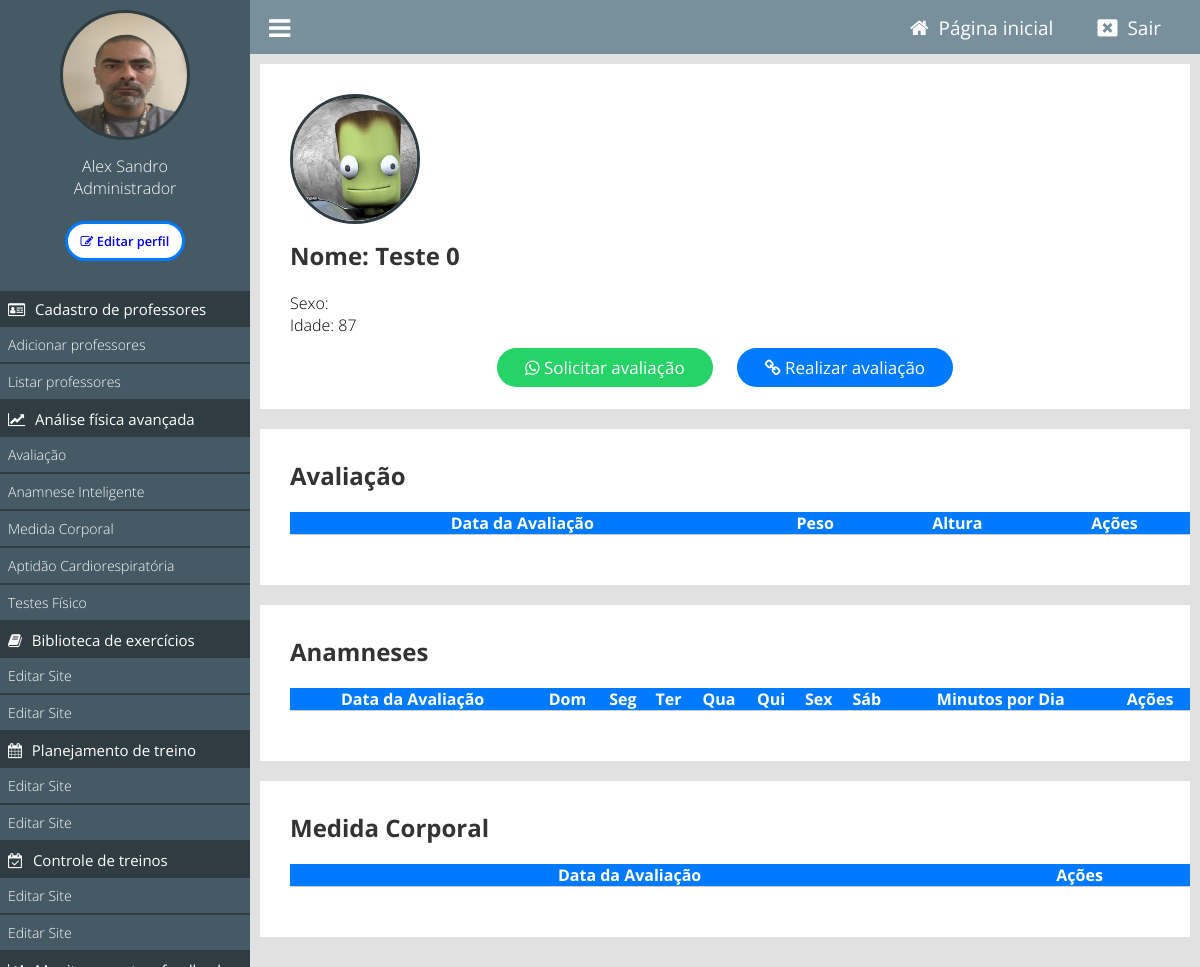
Before: /painel/listar-afa?id=19 (signed in) with the older database file.
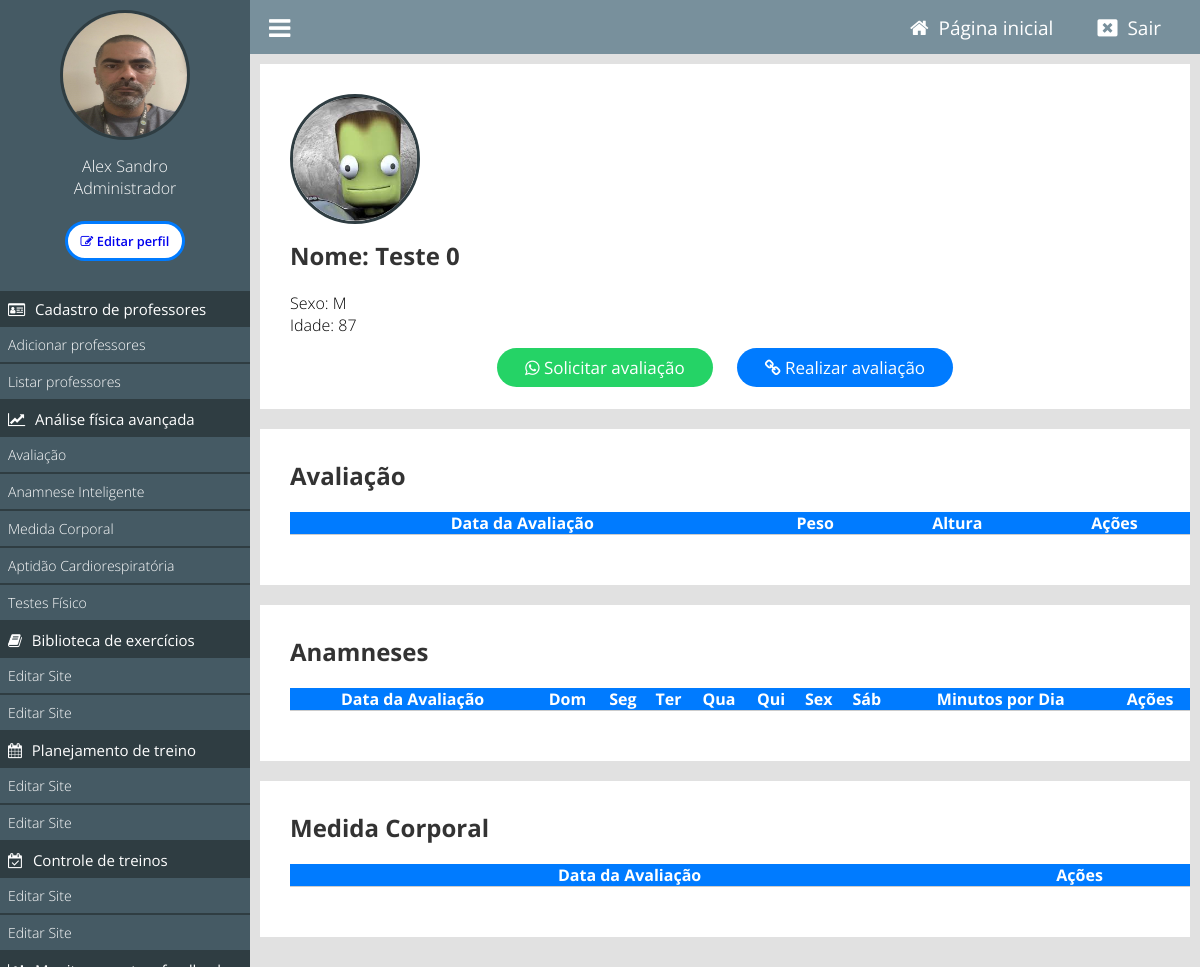
After: the same page with the newer database file.
### classes/MySql.php (called while the page is built)
<?php
    class MySql{
        private static $pdo;
        public static function conectar(){
            if(self::$pdo == null){
                try{
                    self::$pdo = new PDO('mysql:host='.HOST.';dbname='.DATABASE,USER,PASSWORD,array(PDO::MYSQL_ATTR_INIT_COMMAND => "SET NAMES utf8"));
                    self::$pdo->setAttribute(PDO::ATTR_ERRMODE,PDO::ERRMODE_EXCEPTION);
                }catch(Exception $e) {
                    echo 'erro ao conectar, tente novamente mais tarde';
                }
            }
            return self::$pdo;
        }
    }
?>

### painel/pages/listar-afa.php (the view, shortened to what this page needs)
<?php
if (isset($_GET['id'])) {
    $usuario_id = (int)$_GET['id'];
} else {
    $usuario_id = $_SESSION['id'];
}
if (isset($_GET['id'])) {
    $id_aluno = intval($_GET['id']);
    $sql = MySql::conectar()->prepare("SELECT telefone, nome, img, sexo, data_nascimento FROM `tb_admin.usuarios` WHERE id = ?");
    $sql->execute([$id_aluno]);
    $result = $sql->fetch();
    if (!$result) {
        echo "Usuário não encontrado.";
        exit();
    } else {
        $telefone = $result['telefone'];
        $nome = $result['nome'];
        $img = $result['img'];
        $sexo = $result['sexo'];
        $dataNascimento = new DateTime($result['data_nascimento']);
        $idade = (new DateTime())->diff($dataNascimento)->y;
    }
} else {
    echo "ID do aluno não fornecido.";
    exit();
}
?>
<div class="box-content">
        <div class="box-usuario left">
        <?php
                if($img == ''){
            ?>
                <div class="avatar-usuario left">
                    <i class="fa fa-user"></i>
                </div>
            <?php } else { ?>
                <div class="imagem-usuario left">
                <img src="<?php echo INCLUDE_PATH_PAINEL ?>uploads/<?php echo $img; ?>" />
                </div>
            <?php } ?>
            <div class="nome-usuario black">
                <h2>Nome: <?php echo $nome; ?></h2>
                <p>Sexo: <?php echo $sexo; ?></p>
                <p>Idade: <?php echo $idade; ?></p>
            </div>
        </div>
    <div class="acoes-button">
        <body>
        <a class="whatsapp-link" href="https://web.whatsapp.com/send?phone=55<?php echo $telefone ?>&text=Ol%C3%A1%2C%20para%20dar%20continuidade%20ao%20seu%20processo%20de%20acompanhamento%2C%20pedimos%20que%20voc%C3%AA%20preencha%20sua%20*Avalia%C3%A7%C3%A3o%20F%C3%ADsica*.%20Isso%20nos%20ajudar%C3%A1%20a%20criar%20um%20plano%20personalizado%20para%20suas%20necessidades.%0A%0A%20Clique%20no%20link%20abaixo%20para%20preencher%20sua%20avalia%C3%A7%C3%A3o%3A%0A%0Ahttps%3A%2F%2Fwww.apcpro.com.br%2Fpainel%2Fformulario-perfis%3Fid%3D<?php echo urlencode($usuario_id); ?>%0A%0ASe%20precisar%20de%20ajuda%2C%20estamos%20%C3%A0%20disposi%C3%A7%C3%A3o.%20%F0%9F%98%8A" target="_blank">
            <i class="fa fa-whatsapp"></i> Solicitar avaliação</a>
        </body>
        <body>
            <a class="afa-link" href="<?php echo INCLUDE_PATH_PAINEL . 'formulario-perfis?id=' . $usuario_id; ?>">
            <i class="fa fa-link"></i> Realizar avaliação</a>
        </body>
    </div>
</div>
<div class="box-content">
    <h2>Avaliação</h2>
    <table id="perfilTable" class="display dt-responsive" width="100%">
        <thead>
            <tr>
                <th>Data da Avaliação</th>
                <th>Peso</th>
                <th>Altura</th>
                <th>Ações</th>
            </tr>
        </thead>
    </table>
</div>
<div class="box-content">
    <h2>Anamneses</h2>
    <table id="anamnesesTable" class="display dt-responsive" width="50%">
        <thead class="text-center">
            <tr>
                <th>Data da Avaliação</th>
                <th>Dom</th>
                <th>Seg</th>
                <th>Ter</th>
                <th>Qua</th>
                <th>Qui</th>
                <th>Sex</th>
                <th>Sáb</th>
                <th>Minutos por Dia</th>
                <th>Ações</th>
            </tr>
        </thead>
    </table>
</div>
<div class="box-content">
    <h2>Medida Corporal</h2>
    <table id="medidaCorporalTable" class="display dt-responsive" width="100%">
        <thead>
            <tr>
                <th>Data da Avaliação</th>
                <th>Ações</th>
            </tr>
        </thead>
    </table>
</div>

Changed rows visible on the page:
changed tb_admin.usuarios "Teste 0": sexo (not shown) → "M"
